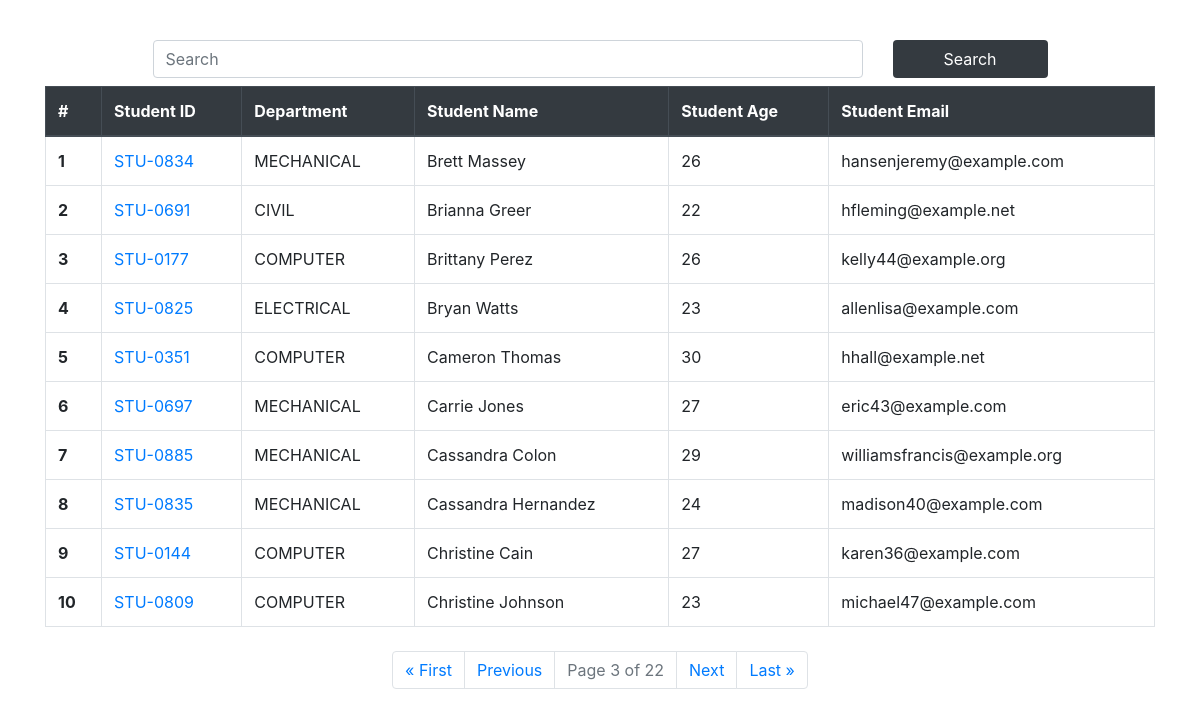
Screenshot of /students/?page=3 with the database file from the repository.
### app/models.py (models this page shows, shortened)
class Student(models.Model):
    department = models.ForeignKey(Department , related_name = "depart" , on_delete=models.CASCADE)
    student_id = models.OneToOneField(StudentId , related_name= "studentid" , on_delete=models.CASCADE)
    student_name = models.CharField(max_length=100)
    student_email = models.EmailField(unique = True)
    student_age = models.IntegerField(default=18)
    student_address = models.TextField()
    class Meta:
        ordering = ['student_name']
        verbose_name = 'student'

class StudentId(models.Model):
    student_id = models.CharField(max_length=100)
    def __str__(self) -> str:
        return self.student_id

class Department(models.Model):
    department = models.CharField(max_length=100)
    def __str__(self) -> str:
        return self.department
    class Meta:
        ordering = ['department']

### app/views.py (the view, shortened to what this page needs)
# urls.py: path('students/', get_students, name='get_students'),
def get_students(request):
    queryset = Student.objects.all()
    paginator = Paginator(queryset, 10)  # Show 20 students per page
    page_number = request.GET.get("page")
    page_obj = paginator.get_page(page_number)
    return render(request, 'students.html', {'queryset': page_obj})

### app/templates/students.html
{% extends "base.html" %}
{% block content %}
<div class="container mt-4">
    <form class="d-flex justify-content-center mt-4">
        <div class="row w-100 justify-content-center">
            <div class="col-md-8 mb-2">
                <input class="form-control" name="search" placeholder="Search">
            </div>
            <div class="col-md-2 mb-2">
                <button class="btn w-100" style="background-color: #343a40; color: white;">Search</button>
            </div>
        </div>
    </form>
    <table class="table table-bordered table-hover">
        <thead class="thead-dark">
            <tr>
                <th scope="col">#</th>
                <th scope="col">Student ID</th>
                <th scope="col">Department</th>
                <th scope="col">Student Name</th>
                <th scope="col">Student Age</th>
                <th scope="col">Student Email</th>
            </tr>
        </thead>
        <tbody>
            {% for student in queryset %}
            <tr>
                <th scope="row">{{ forloop.counter }}</th>
                <td><a href="{% url 'see_marks' student.student_id %}">
                    {{ student.student_id }}
                </a>
                </td>
                <td>{{ student.department}}</td>
                <td>{{ student.student_name }}</td>
                <td>{{ student.student_age }}</td>
                <td>{{ student.student_email }}</td>
            </tr>
            {% endfor %}
        </tbody>
    </table>
    <div class="d-flex justify-content-center mt-4">
        <ul class="pagination">
            {% if queryset.has_previous %}
                <li class="page-item"><a class="page-link" href="?page=1">&laquo; First</a></li>
                <li class="page-item"><a class="page-link" href="?page={{ queryset.previous_page_number }}">Previous</a></li>
            {% endif %}
            <li class="page-item disabled"><a class="page-link">Page {{ queryset.number }} of {{ queryset.paginator.num_pages }}</a></li>
            {% if queryset.has_next %}
                <li class="page-item"><a class="page-link" href="?page={{ queryset.next_page_number }}">Next</a></li>
                <li class="page-item"><a class="page-link" href="?page={{ queryset.paginator.num_pages }}">Last &raquo;</a></li>
            {% endif %}
        </ul>
    </div>
</div>
{% endblock %}

### rows the page displays
Student: student_id "STU-0834", department "MECHANICAL", student_name "Brett Massey", student_age "26", student_email "hansenjeremy@example.com"
Student: student_id "STU-0691", department "CIVIL", student_name "Brianna Greer", student_age "22", student_email "hfleming@example.net"
Student: student_id "STU-0177", department "COMPUTER", student_name "Brittany Perez", student_age "26", student_email "kelly44@example.org"
Student: student_id "STU-0825", department "ELECTRICAL", student_name "Bryan Watts", student_age "23", student_email "allenlisa@example.com"
Student: student_id "STU-0351", department "COMPUTER", student_name "Cameron Thomas", student_age "30", student_email "hhall@example.net"
Student: student_id "STU-0697", department "MECHANICAL", student_name "Carrie Jones", student_age "27", student_email "eric43@example.com"
Student: student_id "STU-0885", department "MECHANICAL", student_name "Cassandra Colon", student_age "29", student_email "williamsfrancis@example.org"
Student: student_id "STU-0835", department "MECHANICAL", student_name "Cassandra Hernandez", student_age "24", student_email "madison40@example.com"
Student: student_id "STU-0144", department "COMPUTER", student_name "Christine Cain", student_age "27", student_email "karen36@example.com"
Student: student_id "STU-0809", department "COMPUTER", student_name "Christine Johnson", student_age "23", student_email "michael47@example.com"

### other values shown
{{ queryset.number }} "3"
{{ queryset.paginator.num_pages }} "22"
